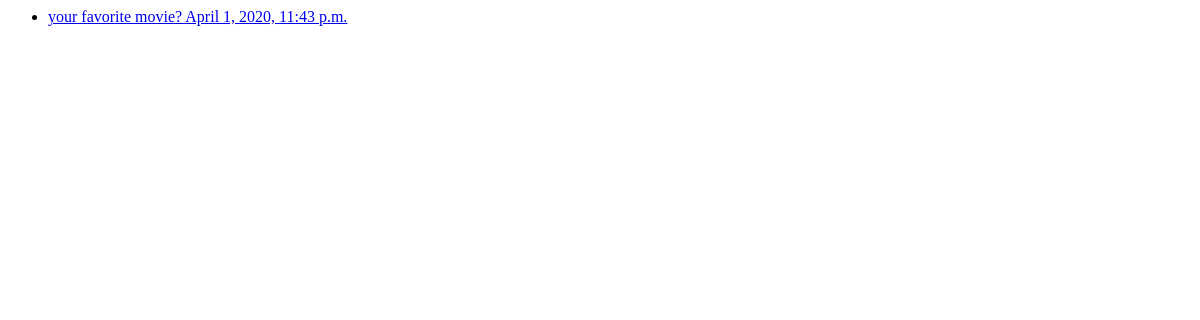
/polls/, run on an earlier commit of the app's database.
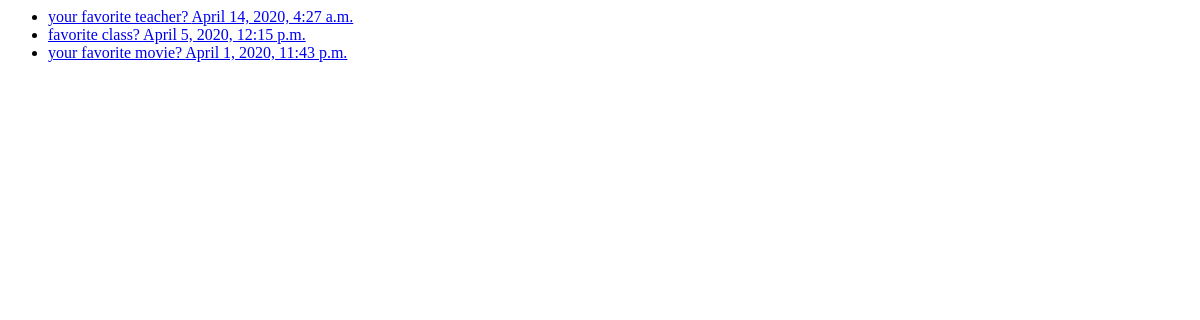
And on a later commit of the database.
### polls/models.py (models this page shows, shortened)
class Question(models.Model):
    question_text = models.CharField(max_length=200)
    pub_date = models.DateTimeField('date published')
    def was_published_recently(self):
        now = timezone.now()
        return now - datetime.timedelta(days=1) <= \
               self.pub_date <= now
    was_published_recently.admin_order_field = 'pub_date'
    was_published_recently.boolean = True
    was_published_recently.short_description = 'Published recently?'

### polls/views.py (the view)
# urls.py: path('', views.IndexView.as_view(), name='index'),
class IndexView(generic.ListView):
    template_name = 'polls/index.html'
    context_object_name = 'latest_question_list'
    def get_queryset(self):
        return Question.objects.filter(
                   pub_date__lte=timezone.now()
               ).order_by('-pub_date')[:5]

### polls/templates/polls/index.html
{% load static %}
{% if latest_question_list %}
    <ul>
    {% for question in latest_question_list %}
        <li><a href="{% url 'polls:detail' question.id %}">{{ question.question_text }}  {{ question.pub_date }}</a></li>
    {% endfor %}
    </ul>
{% else %}
    <p>No polls are available.</p>
{% endif %}

What changed in the data, as far as the page shows it:
added Question: question_text "your favorite teacher?", pub_date "April 14, 2020, 4:27 a.m."
added Question: question_text "favorite class?", pub_date "April 5, 2020, 12:15 p.m."
